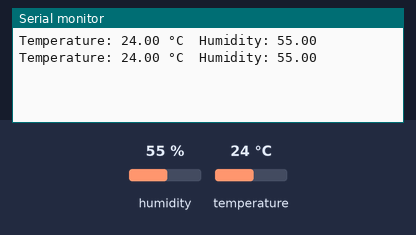
Bench run of a sketch on a simulated ESP32. On the bench: the last lines printed to the serial monitor. The test bench sets the inputs (shaded band); at power-on: humidity 55 %, temperature 24 °C.

Above: at 2.8 s.
2.9 s: humidity set to 22 %
At 4.9 s:
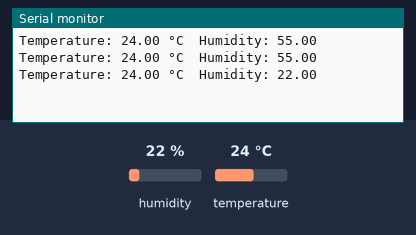
5.6 s: temperature set to 12 °C
At 7.3 s:
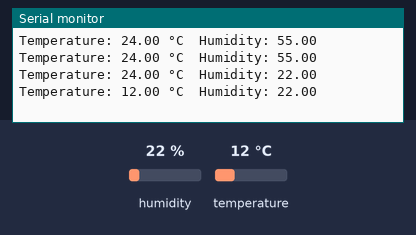
8.3 s: humidity set to 40 %
At 10.8 s:
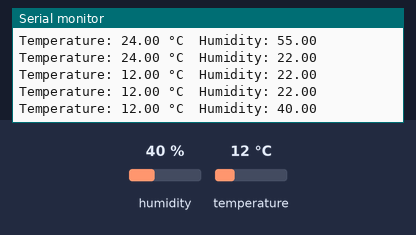
Timing chart, 0 to 12.3 s (numbered marks = the images above; inputs shaded):
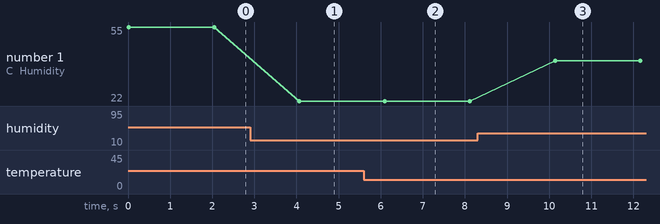

The sketch:

DHT11.ino
```cpp
#include "DHT.h"

#define DHTPIN 4
#define DHTTYPE DHT11

DHT dht(DHTPIN, DHTTYPE);

void setup() {
  Serial.begin(9600);
  dht.begin();
}

void loop() {
  float temp = dht.readTemperature();
  float hum = dht.readHumidity();

  Serial.print("Temperature: ");
  Serial.print(temp);
  Serial.print(" °C  ");

  Serial.print("Humidity: ");
  Serial.println(hum);

  delay(2000);
}
```

Measured:
- after the input at 2.9 s, the serial monitor: prints a new line after 1.2 s (image 1)
- after the input at 5.6 s, the serial monitor: prints a new line after 0.49 s (image 2)
- after the input at 8.3 s, the serial monitor: prints a new line after 1.8 s (image 3)
- plotted number 1: 55 → 22 after the input at 2.9 s, 22 → 40 after the input at 8.3 s
